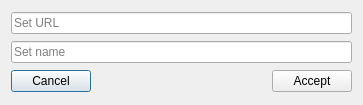
<?xml version="1.0" encoding="UTF-8"?>
<ui version="4.0">
 <class>AddSubmoduleDlg</class>
 <widget class="QDialog" name="AddSubmoduleDlg">
  <property name="geometry">
   <rect>
    <x>0</x>
    <y>0</y>
    <width>363</width>
    <height>105</height>
   </rect>
  </property>
  <property name="windowTitle">
   <string>Create tag</string>
  </property>
  <layout class="QGridLayout" name="gridLayout">
   <item row="0" column="0" colspan="3">
    <widget class="QLineEdit" name="leUrl">
     <property name="placeholderText">
      <string>Set URL</string>
     </property>
    </widget>
   </item>
   <item row="1" column="0" colspan="3">
    <widget class="QLineEdit" name="lePath">
     <property name="placeholderText">
      <string>Set name</string>
     </property>
    </widget>
   </item>
   <item row="2" column="0">
    <widget class="QPushButton" name="pbCancel">
     <property name="text">
      <string>Cancel</string>
     </property>
    </widget>
   </item>
   <item row="2" column="1">
    <spacer name="horizontalSpacer">
     <property name="orientation">
      <enum>Qt::Horizontal</enum>
     </property>
     <property name="sizeHint" stdset="0">
      <size>
       <width>170</width>
       <height>20</height>
      </size>
     </property>
    </spacer>
   </item>
   <item row="2" column="2">
    <widget class="QPushButton" name="pbAccept">
     <property name="text">
      <string>Accept</string>
     </property>
    </widget>
   </item>
  </layout>
 </widget>
 <tabstops>
  <tabstop>leUrl</tabstop>
  <tabstop>lePath</tabstop>
  <tabstop>pbCancel</tabstop>
  <tabstop>pbAccept</tabstop>
 </tabstops>
 <resources/>
 <connections/>
</ui>
